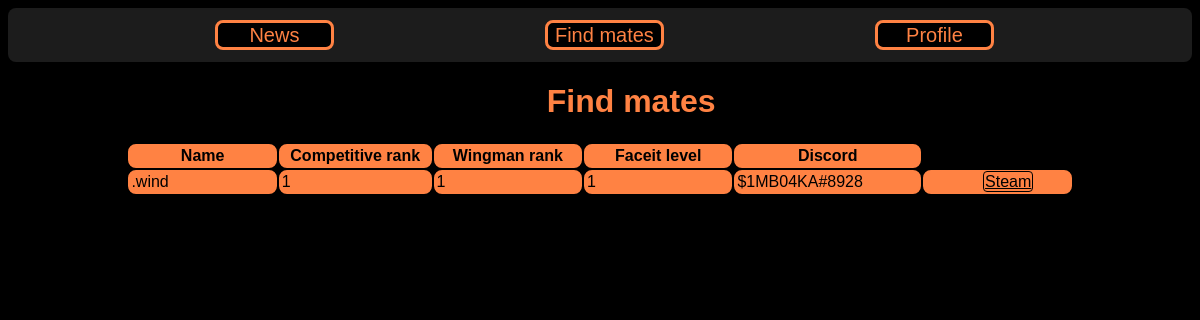
The app's page /find_mates, older data.
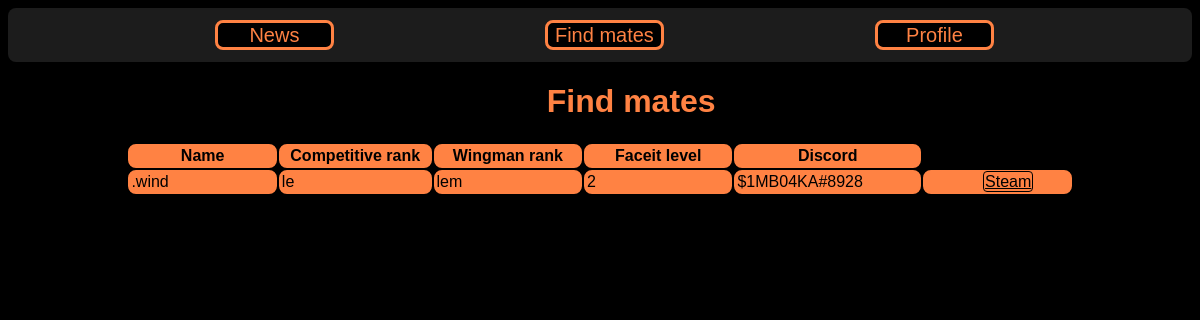
The same page, newer data.
### data/users.py (models this page shows, shortened)
class User(SqlAlchemyBase, UserMixin):
    __tablename__ = 'users'
    id = sqlalchemy.Column(sqlalchemy.Integer,
                           primary_key=True, autoincrement=True)
    is_admin = sqlalchemy.Column(sqlalchemy.Boolean, nullable=False, default=False)
    is_active = sqlalchemy.Column(sqlalchemy.Boolean, nullable=False, default=False)
    username = sqlalchemy.Column(sqlalchemy.String, nullable=False)
    discord = sqlalchemy.Column(sqlalchemy.String, nullable=False)
    hashed_password = sqlalchemy.Column(sqlalchemy.String, nullable=True)
    competitive_rank = sqlalchemy.Column(sqlalchemy.String, nullable=False)
    wingman_rank = sqlalchemy.Column(sqlalchemy.String, nullable=False)
    faceit_level = sqlalchemy.Column(sqlalchemy.Integer, nullable=False)
    steam = sqlalchemy.Column(sqlalchemy.String, nullable=False)
    created_date = sqlalchemy.Column(sqlalchemy.DateTime,
                                     default=datetime.datetime.now)
    news = orm.relation("News", back_populates='user')

### main.py (the view)
@app.route('/find_mates')
def find_mates():
    db_sess = db_session.create_session()
    users = db_sess.query(User)
    return render_template('find_mates.html', users=users)

### data/db_session.py (called while the page is built)
def create_session() -> Session:
    global __factory
    return __factory()

### templates/find_mates.html (shortened to what this page needs)
{% extends "base.html" %}
{% block content %}
<h1 style="margin-left: 45.5%;">Find mates</h1>
<table>
<tr><th>Name</th><th>Competitive rank</th> <th>Wingman rank</th> <th>Faceit level</th><th>Discord</th><th style="background: black; border: 0;"></th></tr>
        {% for user in  users%}
        <tr><td>{{user.username}}</td><td>{{user.competitive_rank}}</td><td>{{user.wingman_rank}}</td><td>{{user.faceit_level}}</td><td>{{user.discord}}</td><td><a class="table_button" href="{{user.steam}}" target="_blank">Steam</a></td></tr>
        {% endfor %}
</table>
{% endblock %}

### templates/base.html (shortened to what this page needs)
<!DOCTYPE html>
<html lang="en">
<head>
    <link rel="stylesheet" type="text/css" href="static/css/style.css">
</head>
<body>
<div class="upper_buttons">
    <p class="main_buttons" onclick="window.location.href = '/news';"><button class="main_button">News</button></p>
    <p class="main_buttons" onclick="window.location.href = '/find_mates';"><button class="main_button">Find mates</button></p>
    <p class="main_buttons" onclick="window.location.href = '/login';"><button class="main_button">Profile</button></p>
</div>
{% block content %}{% endblock %}
</body>
</html>

### static/css/style.css (style rules this page uses)
.main_buttons { display: inline; margin-left: 17.5%; }
.main_button { margin-top: 1%; margin-bottom: 1%; font-size: 20px; width: 10%; height: 30px; border-radius: 8px; }
body { background: black; font-family: Arial; }
h1 { color: rgba(255, 130 , 67, 1); }
button { color: rgba(255, 130 , 67, 1); background: black; border-radius: 8px; border: 3px solid rgba(255, 130 , 67, 1); -webkit-transition-duration: 0.6s; transition-duration: 0.6s; }
table { width: 80%; border-radius: 8px; color: black; margin-left: 10%; }
th { width: 10%; border: 2px solid rgba(255, 130 , 67, 1); background: rgba(255, 130 , 67, 1); border-radius: 8px; }
td { width: 10%; border: 2px solid rgba(255, 130 , 67, 1); background: rgba(255, 130 , 67, 1); border-radius: 8px; }
.table_button { border: 1px solid black; border-radius: 4px; padding: 1px; color: black; width: 100%; margin-left: 40%; height: 25px; -webkit-transition-duration: 0.4s; transition-duration: 0.4s; }
.upper_buttons { top: 0; position: sticky; background-color: rgba(30, 30, 30, 0.95); border-radius: 8px; }

Row changes from the older to the newer data that the page shows:
changed User ".wind": competitive_rank "1" → "le"; wingman_rank "1" → "lem"; faceit_level "1" → "2"
